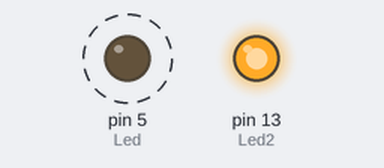
Recording of a sketch running on a simulated Arduino Uno, built with avr-gcc and run on an emulated ATmega328P. On the bench: output pins drawn as LEDs (lit = HIGH). Dashed ring = blinking.

Above: at 0.2 s.
At 8.8 s:
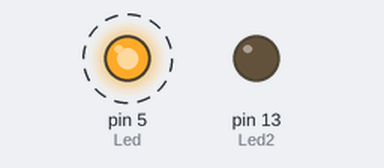
Timing chart, 0 to 13.0 s (numbered marks = the images above):
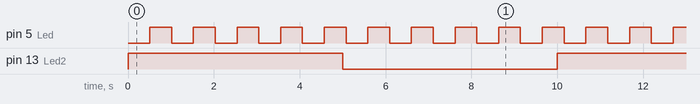

The sketch:

Blink_Interruption.ino
```cpp
// Clignotement d'une LED (mot anglais pour DEL) à 1 Hz par une
// interruption en provenance du timer 2,
// pendant que le programme principal fait
// clignoter une autre LED (période 10s)

const byte Led = 5; // Pour utiliser la LED du module
const byte Led2 = 13; // Led clignotante du programme principal
#define LedToggle digitalWrite (Led, !digitalRead(Led))
#define Led2Toggle digitalWrite (Led2, !digitalRead(Led2))

void setup () {
  pinMode (Led, OUTPUT);
  pinMode (Led2, OUTPUT);
  cli(); // Désactive l'interruption globale
  bitClear (TCCR2A, WGM20); // WGM20 = 0
  bitClear (TCCR2A, WGM21); // WGM21 = 0
  TCCR2B = 0b00000110; // Clock / 256 soit 16 micro-s et WGM22 = 0
  TIMSK2 = 0b00000001; // Interruption locale autorisée par TOIE2
  sei(); // Active l'interruption globale
}

byte varCompteur = 0; // La variable compteur

// Routine d'interruption
ISR(TIMER2_OVF_vect) {
  TCNT2 = 256 - 250; // 250 x 16 µS = 4 ms
  if (varCompteur++ > 125) { // 125 * 4 ms = 500 ms (demi-période)
    varCompteur = 0;
    LedToggle;
  }
}

void loop () {
  // Mettre ici le programme. Exemple :
  Led2Toggle;
  delay (5000); // Demi-période de la deuxième LED
}
```

Measured:
- by itself, pin 5 (Led): alternates HIGH for 0.51 s and LOW for 0.51 s
- by itself, pin 13 (Led2): alternates HIGH for 5.0 s and LOW for 5.0 s
